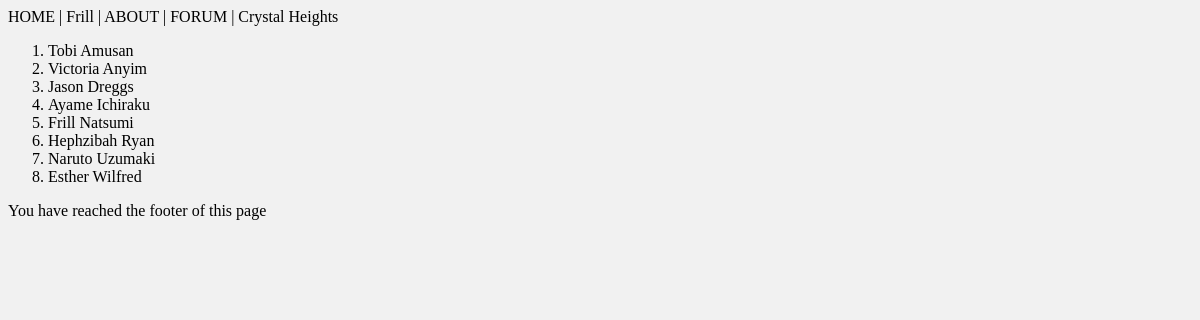
Before: /testing/ with the older database file.
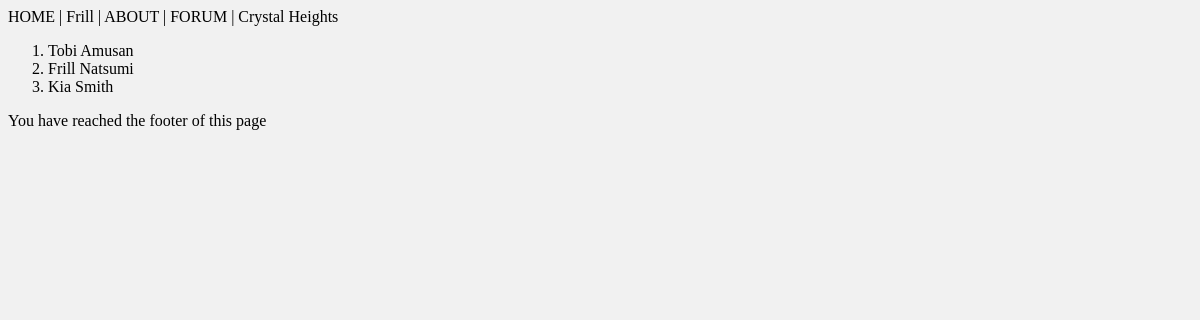
After: the same page with the newer database file.
### students/models.py (models this page shows, shortened)
class Student(models.Model):
    firstname = models.CharField(max_length=255)
    lastname = models.CharField(max_length=255)
    phone_number = models.IntegerField(null=True)
    email = models.EmailField(null=True)
    date_joined = models.DateField(null=True)

### students/views.py (the view)
# urls.py: path('testing/', views.testing, name='testing'),
def testing(request):
  data = Student.objects.all().order_by('lastname', '-id').values()
  template = loader.get_template('testing.html')
  context = {
    "data": data,
  }
  return HttpResponse(template.render(context, request))

### students/templates/testing.html
<!DOCTYPE html>
{% load static %}
<html lang="en">
<link rel="stylesheet" href="{% static 'style.css' %}">
<body>
    {% include 'menu.html' with me='Frill' sponsor="Crystal Heights" %}
    <ol>
        {% for x in data %}
        <li>{{ x.firstname }} {{ x.lastname }} </li>
        {% endfor %}
    </ol>
    {% include 'footer.html' %}
</body>
</html>

### students/templates/menu.html
<div>HOME | {{ me }} | ABOUT | FORUM | {{ sponsor }}</div>

### students/templates/footer.html
<p>You have reached the footer of this page</p>

### staticfiles/style.css (style rules this page uses)
body { background-color: #f1f1f1; font-family: "Cabin", Tahoma; }

Changed rows visible on the page:
removed Student: firstname "Victoria", lastname "Anyim"
removed Student: firstname "Jason", lastname "Dreggs"
removed Student: firstname "Ayame", lastname "Ichiraku"
removed Student: firstname "Hephzibah", lastname "Ryan"
removed Student: firstname "Naruto", lastname "Uzumaki"
removed Student: firstname "Esther", lastname "Wilfred"
added Student: firstname "Kia", lastname "Smith"
